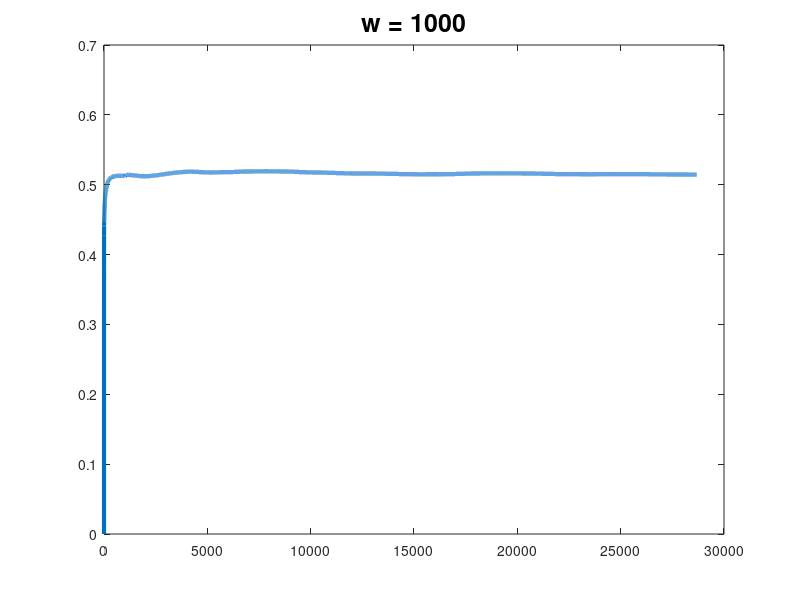

This figure's MATLAB source:
% ------- 1. for sim_PS -------------------------------  
load('file1_running_mean_7_4000','running_mean')


% ------- 2. for sim_PS_remove_transient_common ------- 
% load('file3_running_mean_transient_7_4000_common','running_mean_transient')
% runnin_mean = running_mean_transient;


% number of jobs in each simulation
jobNum = size(running_mean,1); 
mt = running_mean;
% smooth it with different values of w 
% w = 1;
% w = 500;
w = 1000;

mt_smooth = zeros(1,jobNum - w); 

for i = 1:(jobNum-w)
    if ( i<=w )
        mt_smooth(i) = mean(mt(1 : (2*i-1)));
    else
        mt_smooth(i) = mean(mt((i-w) : (i+w)));
    end
end

% plot the smoothed batch mean
xv = 1: (jobNum - w); % from 1 to jobNum - w
plot(mt_smooth', 'Linewidth',3);
title(['w = ' , int2str(w)],'FontSize',18)
